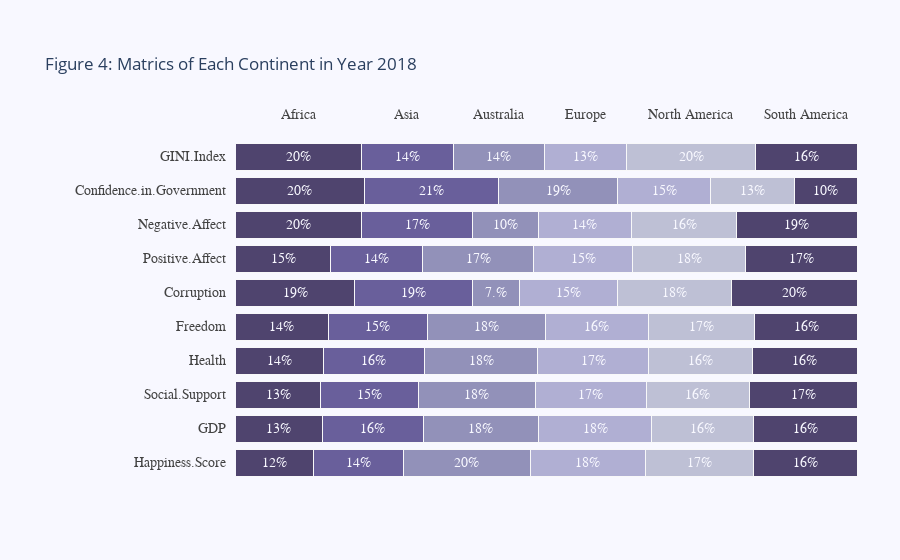

The cell this chart's notebook holds for it:
### Code cell
# Horizontal Bar Charts

import plotly.graph_objects as go

top_labels = ['Africa', 'Asia', 'Australia', 'Europe', 'North America', 'South America']

colors = ['rgba(38, 24, 74, 0.8)', 'rgba(71, 58, 131, 0.8)',
          'rgba(122, 120, 168, 0.8)', 'rgba(164, 163, 204, 0.85)',
          'rgba(190, 192, 213, 1)', 'rgba(38, 24, 74, 0.8)']

x_data = gp_continent_tr[new_continents].values

y_data = gp_continent_tr[new_continents].index

fig = go.Figure()

for i in range(0, len(x_data[0])):
    for xd, yd in zip(x_data, y_data):
        fig.add_trace(go.Bar(
            x=[xd[i]], y=[yd],
            orientation='h',
            marker=dict(
                color=colors[i],
                line=dict(color='rgb(248, 248, 249)', width=1)
            )
        ))

fig.update_layout(
    title = 'Figure 4: Matrics of Each Continent in Year 2018',
    xaxis=dict(
        showgrid=False,
        showline=False,
        showticklabels=False,
        zeroline=False,
        domain=[0.15, 1]
    ),
    yaxis=dict(
        showgrid=False,
        showline=False,
        showticklabels=False,
        zeroline=False,
    ),
    barmode='stack',
    paper_bgcolor='rgb(248, 248, 255)',
    plot_bgcolor='rgb(248, 248, 255)',
    margin=dict(l=120, r=10, t=140, b=80),
    showlegend=False,
)

annotations = []

for yd, xd in zip(y_data, x_data):
    # labeling the y-axis
    annotations.append(dict(xref='paper', yref='y',
                            x=0.14, y=yd,
                            xanchor='right',
                            text=str(yd),
                            font=dict(family='Arial', size=14,
                                      color='rgb(67, 67, 67)'),
                            showarrow=False, align='right'))
    # labeling the first percentage of each bar (x_axis)
    annotations.append(dict(xref='x', yref='y',
                            x=xd[0] / 2, y=yd,
                            text=str(xd[0])[:2] + '%',
                            font=dict(family='Arial', size=14,
                                      color='rgb(248, 248, 255)'),
                            showarrow=False))
    # labeling the first Likert scale (on the top)
    if yd == y_data[-1]:
        annotations.append(dict(xref='x', yref='paper',
                                x=xd[0] / 2, y=1.1,
                                text=top_labels[0],
                                font=dict(family='Arial', size=14,
                                          color='rgb(67, 67, 67)'),
                                showarrow=False))
    space = xd[0]
    for i in range(1, len(xd)):
            # labeling the rest of percentages for each bar (x_axis)
            annotations.append(dict(xref='x', yref='y',
                                    x=space + (xd[i]/2), y=yd,
                                    text=str(xd[i])[:2] + '%',
                                    font=dict(family='Arial', size=14,
                                              color='rgb(248, 248, 255)'),
                                    showarrow=False))
            # labeling the Likert scale
            if yd == y_data[-1]:
                annotations.append(dict(xref='x', yref='paper',
                                        x=space + (xd[i]/2), y=1.1,
                                        text=top_labels[i],
                                        font=dict(family='Arial', size=14,
                                                  color='rgb(67, 67, 67)'),
                                        showarrow=False))
            space += xd[i]

fig.update_layout(annotations=annotations)

fig.show()
fig.write_html('f4.html')

### Figure 1 — Plotly figure (JSON) as saved in the notebook; plotly's stock layout.template omitted (floating-point values rounded to 4 significant figures)
{"data": [{"marker": {"color": "rgba(38, 24, 74, 0.8)", "line": {"color": "rgb(248, 248, 249)", "width": 1}}, "orientation": "h", "type": "bar", "x": [12.61], "y": ["Happiness.Score"]}, {"marker": {"color": "rgba(38, 24, 74, 0.8)", "line": {"color": "rgb(248, 248, 249)", "width": 1}}, "orientation": "h", "type": "bar", "x": [13.94], "y": ["GDP"]}, {"marker": {"color": "rgba(38, 24, 74, 0.8)", "line": {"color": "rgb(248, 248, 249)", "width": 1}}, "orientation": "h", "type": "bar", "x": [13.73], "y": ["Social.Support"]}, {"marker": {"color": "rgba(38, 24, 74, 0.8)", "line": {"color": "rgb(248, 248, 249)", "width": 1}}, "orientation": "h", "type": "bar", "x": [14.14], "y": ["Health"]}, {"marker": {"color": "rgba(38, 24, 74, 0.8)", "line": {"color": "rgb(248, 248, 249)", "width": 1}}, "orientation": "h", "type": "bar", "x": [14.88], "y": ["Freedom"]}, {"marker": {"color": "rgba(38, 24, 74, 0.8)", "line": {"color": "rgb(248, 248, 249)", "width": 1}}, "orientation": "h", "type": "bar", "x": [19.16], "y": ["Corruption"]}, {"marker": {"color": "rgba(38, 24, 74, 0.8)", "line": {"color": "rgb(248, 248, 249)", "width": 1}}, "orientation": "h", "type": "bar", "x": [15.32], "y": ["Positive.Affect"]}, {"marker": {"color": "rgba(38, 24, 74, 0.8)", "line": {"color": "rgb(248, 248, 249)", "width": 1}}, "orientation": "h", "type": "bar", "x": [20.27], "y": ["Negative.Affect"]}, {"marker": {"color": "rgba(38, 24, 74, 0.8)", "line": {"color": "rgb(248, 248, 249)", "width": 1}}, "orientation": "h", "type": "bar", "x": [20.72], "y": ["Confidence.in.Government"]}, {"marker": {"color": "rgba(38, 24, 74, 0.8)", "line": {"color": "rgb(248, 248, 249)", "width": 1}}, "orientation": "h", "type": "bar", "x": [20.28], "y": ["GINI.Index"]}, {"marker": {"color": "rgba(71, 58, 131, 0.8)", "line": {"color": "rgb(248, 248, 249)", "width": 1}}, "orientation": "h", "type": "bar", "x": [14.34], "y": ["Happiness.Score"]}, {"marker": {"color": "rgba(71, 58, 131, 0.8)", "line": {"color": "rgb(248, 248, 249)", "width": 1}}, "orientation": "h", "type": "bar", "x": [16.23], "y": ["GDP"]}, {"marker": {"color": "rgba(71, 58, 131, 0.8)", "line": {"color": "rgb(248, 248, 249)", "width": 1}}, "orientation": "h", "type": "bar", "x": [15.73], "y": ["Social.Support"]}, {"marker": {"color": "rgba(71, 58, 131, 0.8)", "line": {"color": "rgb(248, 248, 249)", "width": 1}}, "orientation": "h", "type": "bar", "x": [16.22], "y": ["Health"]}, {"marker": {"color": "rgba(71, 58, 131, 0.8)", "line": {"color": "rgb(248, 248, 249)", "width": 1}}, "orientation": "h", "type": "bar", "x": [15.97], "y": ["Freedom"]}, {"marker": {"color": "rgba(71, 58, 131, 0.8)", "line": {"color": "rgb(248, 248, 249)", "width": 1}}, "orientation": "h", "type": "bar", "x": [19.01], "y": ["Corruption"]}, {"marker": {"color": "rgba(71, 58, 131, 0.8)", "line": {"color": "rgb(248, 248, 249)", "width": 1}}, "orientation": "h", "type": "bar", "x": [14.8], "y": ["Positive.Affect"]}, {"marker": {"color": "rgba(71, 58, 131, 0.8)", "line": {"color": "rgb(248, 248, 249)", "width": 1}}, "orientation": "h", "type": "bar", "x": [17.92], "y": ["Negative.Affect"]}, {"marker": {"color": "rgba(71, 58, 131, 0.8)", "line": {"color": "rgb(248, 248, 249)", "width": 1}}, "orientation": "h", "type": "bar", "x": [21.62], "y": ["Confidence.in.Government"]}, {"marker": {"color": "rgba(71, 58, 131, 0.8)", "line": {"color": "rgb(248, 248, 249)", "width": 1}}, "orientation": "h", "type": "bar", "x": [14.74], "y": ["GINI.Index"]}, {"marker": {"color": "rgba(122, 120, 168, 0.8)", "line": {"color": "rgb(248, 248, 249)", "width": 1}}, "orientation": "h", "type": "bar", "x": [20.48], "y": ["Happiness.Score"]}, {"marker": {"color": "rgba(122, 120, 168, 0.8)", "line": {"color": "rgb(248, 248, 249)", "width": 1}}, "orientation": "h", "type": "bar", "x": [18.57], "y": ["GDP"]}, {"marker": {"color": "rgba(122, 120, 168, 0.8)", "line": {"color": "rgb(248, 248, 249)", "width": 1}}, "orientation": "h", "type": "bar", "x": [18.74], "y": ["Social.Support"]}, {"marker": {"color": "rgba(122, 120, 168, 0.8)", "line": {"color": "rgb(248, 248, 249)", "width": 1}}, "orientation": "h", "type": "bar", "x": [18.29], "y": ["Health"]}, {"marker": {"color": "rgba(122, 120, 168, 0.8)", "line": {"color": "rgb(248, 248, 249)", "width": 1}}, "orientation": "h", "type": "bar", "x": [18.99], "y": ["Freedom"]}, {"marker": {"color": "rgba(122, 120, 168, 0.8)", "line": {"color": "rgb(248, 248, 249)", "width": 1}}, "orientation": "h", "type": "bar", "x": [7.57], "y": ["Corruption"]}, {"marker": {"color": "rgba(122, 120, 168, 0.8)", "line": {"color": "rgb(248, 248, 249)", "width": 1}}, "orientation": "h", "type": "bar", "x": [17.84], "y": ["Positive.Affect"]}, {"marker": {"color": "rgba(122, 120, 168, 0.8)", "line": {"color": "rgb(248, 248, 249)", "width": 1}}, "orientation": "h", "type": "bar", "x": [10.5], "y": ["Negative.Affect"]}, {"marker": {"color": "rgba(122, 120, 168, 0.8)", "line": {"color": "rgb(248, 248, 249)", "width": 1}}, "orientation": "h", "type": "bar", "x": [19.1], "y": ["Confidence.in.Government"]}, {"marker": {"color": "rgba(122, 120, 168, 0.8)", "line": {"color": "rgb(248, 248, 249)", "width": 1}}, "orientation": "h", "type": "bar", "x": [14.72], "y": ["GINI.Index"]}, {"marker": {"color": "rgba(164, 163, 204, 0.85)", "line": {"color": "rgb(248, 248, 249)", "width": 1}}, "orientation": "h", "type": "bar", "x": [18.52], "y": ["Happiness.Score"]}, {"marker": {"color": "rgba(164, 163, 204, 0.85)", "line": {"color": "rgb(248, 248, 249)", "width": 1}}, "orientation": "h", "type": "bar", "x": [18.19], "y": ["GDP"]}, {"marker": {"color": "rgba(164, 163, 204, 0.85)", "line": {"color": "rgb(248, 248, 249)", "width": 1}}, "orientation": "h", "type": "bar", "x": [17.84], "y": ["Social.Support"]}, {"marker": {"color": "rgba(164, 163, 204, 0.85)", "line": {"color": "rgb(248, 248, 249)", "width": 1}}, "orientation": "h", "type": "bar", "x": [17.78], "y": ["Health"]}, {"marker": {"color": "rgba(164, 163, 204, 0.85)", "line": {"color": "rgb(248, 248, 249)", "width": 1}}, "orientation": "h", "type": "bar", "x": [16.56], "y": ["Freedom"]}, {"marker": {"color": "rgba(164, 163, 204, 0.85)", "line": {"color": "rgb(248, 248, 249)", "width": 1}}, "orientation": "h", "type": "bar", "x": [15.77], "y": ["Corruption"]}, {"marker": {"color": "rgba(164, 163, 204, 0.85)", "line": {"color": "rgb(248, 248, 249)", "width": 1}}, "orientation": "h", "type": "bar", "x": [15.96], "y": ["Positive.Affect"]}, {"marker": {"color": "rgba(164, 163, 204, 0.85)", "line": {"color": "rgb(248, 248, 249)", "width": 1}}, "orientation": "h", "type": "bar", "x": [14.99], "y": ["Negative.Affect"]}, {"marker": {"color": "rgba(164, 163, 204, 0.85)", "line": {"color": "rgb(248, 248, 249)", "width": 1}}, "orientation": "h", "type": "bar", "x": [15.03], "y": ["Confidence.in.Government"]}, {"marker": {"color": "rgba(164, 163, 204, 0.85)", "line": {"color": "rgb(248, 248, 249)", "width": 1}}, "orientation": "h", "type": "bar", "x": [13.17], "y": ["GINI.Index"]}, {"marker": {"color": "rgba(190, 192, 213, 1)", "line": {"color": "rgb(248, 248, 249)", "width": 1}}, "orientation": "h", "type": "bar", "x": [17.32], "y": ["Happiness.Score"]}, {"marker": {"color": "rgba(190, 192, 213, 1)", "line": {"color": "rgb(248, 248, 249)", "width": 1}}, "orientation": "h", "type": "bar", "x": [16.39], "y": ["GDP"]}, {"marker": {"color": "rgba(190, 192, 213, 1)", "line": {"color": "rgb(248, 248, 249)", "width": 1}}, "orientation": "h", "type": "bar", "x": [16.59], "y": ["Social.Support"]}, {"marker": {"color": "rgba(190, 192, 213, 1)", "line": {"color": "rgb(248, 248, 249)", "width": 1}}, "orientation": "h", "type": "bar", "x": [16.72], "y": ["Health"]}, {"marker": {"color": "rgba(190, 192, 213, 1)", "line": {"color": "rgb(248, 248, 249)", "width": 1}}, "orientation": "h", "type": "bar", "x": [17.15], "y": ["Freedom"]}, {"marker": {"color": "rgba(190, 192, 213, 1)", "line": {"color": "rgb(248, 248, 249)", "width": 1}}, "orientation": "h", "type": "bar", "x": [18.28], "y": ["Corruption"]}, {"marker": {"color": "rgba(190, 192, 213, 1)", "line": {"color": "rgb(248, 248, 249)", "width": 1}}, "orientation": "h", "type": "bar", "x": [18.11], "y": ["Positive.Affect"]}, {"marker": {"color": "rgba(190, 192, 213, 1)", "line": {"color": "rgb(248, 248, 249)", "width": 1}}, "orientation": "h", "type": "bar", "x": [16.92], "y": ["Negative.Affect"]}, {"marker": {"color": "rgba(190, 192, 213, 1)", "line": {"color": "rgb(248, 248, 249)", "width": 1}}, "orientation": "h", "type": "bar", "x": [13.39], "y": ["Confidence.in.Government"]}, {"marker": {"color": "rgba(190, 192, 213, 1)", "line": {"color": "rgb(248, 248, 249)", "width": 1}}, "orientation": "h", "type": "bar", "x": [20.73], "y": ["GINI.Index"]}, {"marker": {"color": "rgba(38, 24, 74, 0.8)", "line": {"color": "rgb(248, 248, 249)", "width": 1}}, "orientation": "h", "type": "bar", "x": [16.73], "y": ["Happiness.Score"]}, {"marker": {"color": "rgba(38, 24, 74, 0.8)", "line": {"color": "rgb(248, 248, 249)", "width": 1}}, "orientation": "h", "type": "bar", "x": [16.67], "y": ["GDP"]}, {"marker": {"color": "rgba(38, 24, 74, 0.8)", "line": {"color": "rgb(248, 248, 249)", "width": 1}}, "orientation": "h", "type": "bar", "x": [17.37], "y": ["Social.Support"]}, {"marker": {"color": "rgba(38, 24, 74, 0.8)", "line": {"color": "rgb(248, 248, 249)", "width": 1}}, "orientation": "h", "type": "bar", "x": [16.85], "y": ["Health"]}, {"marker": {"color": "rgba(38, 24, 74, 0.8)", "line": {"color": "rgb(248, 248, 249)", "width": 1}}, "orientation": "h", "type": "bar", "x": [16.45], "y": ["Freedom"]}, {"marker": {"color": "rgba(38, 24, 74, 0.8)", "line": {"color": "rgb(248, 248, 249)", "width": 1}}, "orientation": "h", "type": "bar", "x": [20.22], "y": ["Corruption"]}, {"marker": {"color": "rgba(38, 24, 74, 0.8)", "line": {"color": "rgb(248, 248, 249)", "width": 1}}, "orientation": "h", "type": "bar", "x": [17.97], "y": ["Positive.Affect"]}, {"marker": {"color": "rgba(38, 24, 74, 0.8)", "line": {"color": "rgb(248, 248, 249)", "width": 1}}, "orientation": "h", "type": "bar", "x": [19.39], "y": ["Negative.Affect"]}, {"marker": {"color": "rgba(38, 24, 74, 0.8)", "line": {"color": "rgb(248, 248, 249)", "width": 1}}, "orientation": "h", "type": "bar", "x": [10.13], "y": ["Confidence.in.Government"]}, {"marker": {"color": "rgba(38, 24, 74, 0.8)", "line": {"color": "rgb(248, 248, 249)", "width": 1}}, "orientation": "h", "type": "bar", "x": [16.36], "y": ["GINI.Index"]}], "layout": {"annotations": [{"align": "right", "font": {"color": "rgb(67, 67, 67)", "family": "Arial", "size": 14}, "showarrow": false, "text": "Happiness.Score", "x": 0.14, "xanchor": "right", "xref": "paper", "y": "Happiness.Score", "yref": "y"}, {"font": {"color": "rgb(248, 248, 255)", "family": "Arial", "size": 14}, "showarrow": false, "text": "12%", "x": 6.305, "xref": "x", "y": "Happiness.Score", "yref": "y"}, {"font": {"color": "rgb(248, 248, 255)", "family": "Arial", "size": 14}, "showarrow": false, "text": "14%", "x": 19.78, "xref": "x", "y": "Happiness.Score", "yref": "y"}, {"font": {"color": "rgb(248, 248, 255)", "family": "Arial", "size": 14}, "showarrow": false, "text": "20%", "x": 37.19, "xref": "x", "y": "Happiness.Score", "yref": "y"}, {"font": {"color": "rgb(248, 248, 255)", "family": "Arial", "size": 14}, "showarrow": false, "text": "18%", "x": 56.69, "xref": "x", "y": "Happiness.Score", "yref": "y"}, {"font": {"color": "rgb(248, 248, 255)", "family": "Arial", "size": 14}, "showarrow": false, "text": "17%", "x": 74.61, "xref": "x", "y": "Happiness.Score", "yref": "y"}, {"font": {"color": "rgb(248, 248, 255)", "family": "Arial", "size": 14}, "showarrow": false, "text": "16%", "x": 91.64, "xref": "x", "y": "Happiness.Score", "yref": "y"}, {"align": "right", "font": {"color": "rgb(67, 67, 67)", "family": "Arial", "size": 14}, "showarrow": false, "text": "GDP", "x": 0.14, "xanchor": "right", "xref": "paper", "y": "GDP", "yref": "y"}, {"font": {"color": "rgb(248, 248, 255)", "family": "Arial", "size": 14}, "showarrow": false, "text": "13%", "x": 6.97, "xref": "x", "y": "GDP", "yref": "y"}, {"font": {"color": "rgb(248, 248, 255)", "family": "Arial", "size": 14}, "showarrow": false, "text": "16%", "x": 22.05, "xref": "x", "y": "GDP", "yref": "y"}, {"font": {"color": "rgb(248, 248, 255)", "family": "Arial", "size": 14}, "showarrow": false, "text": "18%", "x": 39.45, "xref": "x", "y": "GDP", "yref": "y"}, {"font": {"color": "rgb(248, 248, 255)", "family": "Arial", "size": 14}, "showarrow": false, "text": "18%", "x": 57.84, "xref": "x", "y": "GDP", "yref": "y"}, {"font": {"color": "rgb(248, 248, 255)", "family": "Arial", "size": 14}, "showarrow": false, "text": "16%", "x": 75.12, "xref": "x", "y": "GDP", "yref": "y"}, {"font": {"color": "rgb(248, 248, 255)", "family": "Arial", "size": 14}, "showarrow": false, "text": "16%", "x": 91.66, "xref": "x", "y": "GDP", "yref": "y"}, {"align": "right", "font": {"color": "rgb(67, 67, 67)", "family": "Arial", "size": 14}, "showarrow": false, "text": "Social.Support", "x": 0.14, "xanchor": "right", "xref": "paper", "y": "Social.Support", "yref": "y"}, {"font": {"color": "rgb(248, 248, 255)", "family": "Arial", "size": 14}, "showarrow": false, "text": "13%", "x": 6.865, "xref": "x", "y": "Social.Support", "yref": "y"}, {"font": {"color": "rgb(248, 248, 255)", "family": "Arial", "size": 14}, "showarrow": false, "text": "15%", "x": 21.59, "xref": "x", "y": "Social.Support", "yref": "y"}, {"font": {"color": "rgb(248, 248, 255)", "family": "Arial", "size": 14}, "showarrow": false, "text": "18%", "x": 38.83, "xref": "x", "y": "Social.Support", "yref": "y"}, {"font": {"color": "rgb(248, 248, 255)", "family": "Arial", "size": 14}, "showarrow": false, "text": "17%", "x": 57.12, "xref": "x", "y": "Social.Support", "yref": "y"}, {"font": {"color": "rgb(248, 248, 255)", "family": "Arial", "size": 14}, "showarrow": false, "text": "16%", "x": 74.34, "xref": "x", "y": "Social.Support", "yref": "y"}, {"font": {"color": "rgb(248, 248, 255)", "family": "Arial", "size": 14}, "showarrow": false, "text": "17%", "x": 91.32, "xref": "x", "y": "Social.Support", "yref": "y"}, {"align": "right", "font": {"color": "rgb(67, 67, 67)", "family": "Arial", "size": 14}, "showarrow": false, "text": "Health", "x": 0.14, "xanchor": "right", "xref": "paper", "y": "Health", "yref": "y"}, {"font": {"color": "rgb(248, 248, 255)", "family": "Arial", "size": 14}, "showarrow": false, "text": "14%", "x": 7.07, "xref": "x", "y": "Health", "yref": "y"}, {"font": {"color": "rgb(248, 248, 255)", "family": "Arial", "size": 14}, "showarrow": false, "text": "16%", "x": 22.25, "xref": "x", "y": "Health", "yref": "y"}, {"font": {"color": "rgb(248, 248, 255)", "family": "Arial", "size": 14}, "showarrow": false, "text": "18%", "x": 39.5, "xref": "x", "y": "Health", "yref": "y"}, {"font": {"color": "rgb(248, 248, 255)", "family": "Arial", "size": 14}, "showarrow": false, "text": "17%", "x": 57.54, "xref": "x", "y": "Health", "yref": "y"}, {"font": {"color": "rgb(248, 248, 255)", "family": "Arial", "size": 14}, "showarrow": false, "text": "16%", "x": 74.79, "xref": "x", "y": "Health", "yref": "y"}, {"font": {"color": "rgb(248, 248, 255)", "family": "Arial", "size": 14}, "showarrow": false, "text": "16%", "x": 91.58, "xref": "x", "y": "Health", "yref": "y"}, {"align": "right", "font": {"color": "rgb(67, 67, 67)", "family": "Arial", "size": 14}, "showarrow": false, "text": "Freedom", "x": 0.14, "xanchor": "right", "xref": "paper", "y": "Freedom", "yref": "y"}, {"font": {"color": "rgb(248, 248, 255)", "family": "Arial", "size": 14}, "showarrow": false, "text": "14%", "x": 7.44, "xref": "x", "y": "Freedom", "yref": "y"}, {"font": {"color": "rgb(248, 248, 255)", "family": "Arial", "size": 14}, "showarrow": false, "text": "15%", "x": 22.87, "xref": "x", "y": "Freedom", "yref": "y"}, {"font": {"color": "rgb(248, 248, 255)", "family": "Arial", "size": 14}, "showarrow": false, "text": "18%", "x": 40.34, "xref": "x", "y": "Freedom", "yref": "y"}, {"font": {"color": "rgb(248, 248, 255)", "family": "Arial", "size": 14}, "showarrow": false, "text": "16%", "x": 58.12, "xref": "x", "y": "Freedom", "yref": "y"}, {"font": {"color": "rgb(248, 248, 255)", "family": "Arial", "size": 14}, "showarrow": false, "text": "17%", "x": 74.98, "xref": "x", "y": "Freedom", "yref": "y"}, {"font": {"color": "rgb(248, 248, 255)", "family": "Arial", "size": 14}, "showarrow": false, "text": "16%", "x": 91.78, "xref": "x", "y": "Freedom", "yref": "y"}, {"align": "right", "font": {"color": "rgb(67, 67, 67)", "family": "Arial", "size": 14}, "showarrow": false, "text": "Corruption", "x": 0.14, "xanchor": "right", "xref": "paper", "y": "Corruption", "yref": "y"}, {"font": {"color": "rgb(248, 248, 255)", "family": "Arial", "size": 14}, "showarrow": false, "text": "19%", "x": 9.58, "xref": "x", "y": "Corruption", "yref": "y"}, {"font": {"color": "rgb(248, 248, 255)", "family": "Arial", "size": 14}, "showarrow": false, "text": "19%", "x": 28.66, "xref": "x", "y": "Corruption", "yref": "y"}, {"font": {"color": "rgb(248, 248, 255)", "family": "Arial", "size": 14}, "showarrow": false, "text": "7.%", "x": 41.95, "xref": "x", "y": "Corruption", "yref": "y"}, {"font": {"color": "rgb(248, 248, 255)", "family": "Arial", "size": 14}, "showarrow": false, "text": "15%", "x": 53.62, "xref": "x", "y": "Corruption", "yref": "y"}, {"font": {"color": "rgb(248, 248, 255)", "family": "Arial", "size": 14}, "showarrow": false, "text": "18%", "x": 70.65, "xref": "x", "y": "Corruption", "yref": "y"}, {"font": {"color": "rgb(248, 248, 255)", "family": "Arial", "size": 14}, "showarrow": false, "text": "20%", "x": 89.9, "xref": "x", "y": "Corruption", "yref": "y"}, {"align": "right", "font": {"color": "rgb(67, 67, 67)", "family": "Arial", "size": 14}, "showarrow": false, "text": "Positive.Affect", "x": 0.14, "xanchor": "right", "xref": "paper", "y": "Positive.Affect", "yref": "y"}, {"font": {"color": "rgb(248, 248, 255)", "family": "Arial", "size": 14}, "showarrow": false, "text": "15%", "x": 7.66, "xref": "x", "y": "Positive.Affect", "yref": "y"}, {"font": {"color": "rgb(248, 248, 255)", "family": "Arial", "size": 14}, "showarrow": false, "text": "14%", "x": 22.72, "xref": "x", "y": "Positive.Affect", "yref": "y"}, {"font": {"color": "rgb(248, 248, 255)", "family": "Arial", "size": 14}, "showarrow": false, "text": "17%", "x": 39.04, "xref": "x", "y": "Positive.Affect", "yref": "y"}, {"font": {"color": "rgb(248, 248, 255)", "family": "Arial", "size": 14}, "showarrow": false, "text": "15%", "x": 55.94, "xref": "x", "y": "Positive.Affect", "yref": "y"}, {"font": {"color": "rgb(248, 248, 255)", "family": "Arial", "size": 14}, "showarrow": false, "text": "18%", "x": 72.97, "xref": "x", "y": "Positive.Affect", "yref": "y"}, {"font": {"color": "rgb(248, 248, 255)", "family": "Arial", "size": 14}, "showarrow": false, "text": "17%", "x": 91.02, "xref": "x", "y": "Positive.Affect", "yref": "y"}, {"align": "right", "font": {"color": "rgb(67, 67, 67)", "family": "Arial", "size": 14}, "showarrow": false, "text": "Negative.Affect", "x": 0.14, "xanchor": "right", "xref": "paper", "y": "Negative.Affect", "yref": "y"}, {"font": {"color": "rgb(248, 248, 255)", "family": "Arial", "size": 14}, "showarrow": false, "text": "20%", "x": 10.13, "xref": "x", "y": "Negative.Affect", "yref": "y"}, {"font": {"color": "rgb(248, 248, 255)", "family": "Arial", "size": 14}, "showarrow": false, "text": "17%", "x": 29.23, "xref": "x", "y": "Negative.Affect", "yref": "y"}, {"font": {"color": "rgb(248, 248, 255)", "family": "Arial", "size": 14}, "showarrow": false, "text": "10%", "x": 43.44, "xref": "x", "y": "Negative.Affect", "yref": "y"}, {"font": {"color": "rgb(248, 248, 255)", "family": "Arial", "size": 14}, "showarrow": false, "text": "14%", "x": 56.18, "xref": "x", "y": "Negative.Affect", "yref": "y"}, {"font": {"color": "rgb(248, 248, 255)", "family": "Arial", "size": 14}, "showarrow": false, "text": "16%", "x": 72.14, "xref": "x", "y": "Negative.Affect", "yref": "y"}, {"font": {"color": "rgb(248, 248, 255)", "family": "Arial", "size": 14}, "showarrow": false, "text": "19%", "x": 90.29, "xref": "x", "y": "Negative.Affect", "yref": "y"}, {"align": "right", "font": {"color": "rgb(67, 67, 67)", "family": "Arial", "size": 14}, "showarrow": false, "text": "Confidence.in.Government", "x": 0.14, "xanchor": "right", "xref": "paper", "y": "Confidence.in.Government", "yref": "y"}, {"font": {"color": "rgb(248, 248, 255)", "family": "Arial", "size": 14}, "showarrow": false, "text": "20%", "x": 10.36, "xref": "x", "y": "Confidence.in.Government", "yref": "y"}, {"font": {"color": "rgb(248, 248, 255)", "family": "Arial", "size": 14}, "showarrow": false, "text": "21%", "x": 31.53, "xref": "x", "y": "Confidence.in.Government", "yref": "y"}, {"font": {"color": "rgb(248, 248, 255)", "family": "Arial", "size": 14}, "showarrow": false, "text": "19%", "x": 51.89, "xref": "x", "y": "Confidence.in.Government", "yref": "y"}, {"font": {"color": "rgb(248, 248, 255)", "family": "Arial", "size": 14}, "showarrow": false, "text": "15%", "x": 68.95, "xref": "x", "y": "Confidence.in.Government", "yref": "y"}, {"font": {"color": "rgb(248, 248, 255)", "family": "Arial", "size": 14}, "showarrow": false, "text": "13%", "x": 83.16, "xref": "x", "y": "Confidence.in.Government", "yref": "y"}, {"font": {"color": "rgb(248, 248, 255)", "family": "Arial", "size": 14}, "showarrow": false, "text": "10%", "x": 94.92, "xref": "x", "y": "Confidence.in.Government", "yref": "y"}, {"align": "right", "font": {"color": "rgb(67, 67, 67)", "family": "Arial", "size": 14}, "showarrow": false, "text": "GINI.Index", "x": 0.14, "xanchor": "right", "xref": "paper", "y": "GINI.Index", "yref": "y"}, {"font": {"color": "rgb(248, 248, 255)", "family": "Arial", "size": 14}, "showarrow": false, "text": "20%", "x": 10.14, "xref": "x", "y": "GINI.Index", "yref": "y"}, {"font": {"color": "rgb(67, 67, 67)", "family": "Arial", "size": 14}, "showarrow": false, "text": "Africa", "x": 10.14, "xref": "x", "y": 1.1, "yref": "paper"}, {"font": {"color": "rgb(248, 248, 255)", "family": "Arial", "size": 14}, "showarrow": false, "text": "14%", "x": 27.65, "xref": "x", "y": "GINI.Index", "yref": "y"}, {"font": {"color": "rgb(67, 67, 67)", "family": "Arial", "size": 14}, "showarrow": false, "text": "Asia", "x": 27.65, "xref": "x", "y": 1.1, "yref": "paper"}, {"font": {"color": "rgb(248, 248, 255)", "family": "Arial", "size": 14}, "showarrow": false, "text": "14%", "x": 42.38, "xref": "x", "y": "GINI.Index", "yref": "y"}, {"font": {"color": "rgb(67, 67, 67)", "family": "Arial", "size": 14}, "showarrow": false, "text": "Australia", "x": 42.38, "xref": "x", "y": 1.1, "yref": "paper"}, {"font": {"color": "rgb(248, 248, 255)", "family": "Arial", "size": 14}, "showarrow": false, "text": "13%", "x": 56.33, "xref": "x", "y": "GINI.Index", "yref": "y"}, {"font": {"color": "rgb(67, 67, 67)", "family": "Arial", "size": 14}, "showarrow": false, "text": "Europe", "x": 56.33, "xref": "x", "y": 1.1, "yref": "paper"}, {"font": {"color": "rgb(248, 248, 255)", "family": "Arial", "size": 14}, "showarrow": false, "text": "20%", "x": 73.28, "xref": "x", "y": "GINI.Index", "yref": "y"}, {"font": {"color": "rgb(67, 67, 67)", "family": "Arial", "size": 14}, "showarrow": false, "text": "North America", "x": 73.28, "xref": "x", "y": 1.1, "yref": "paper"}, {"font": {"color": "rgb(248, 248, 255)", "family": "Arial", "size": 14}, "showarrow": false, "text": "16%", "x": 91.82, "xref": "x", "y": "GINI.Index", "yref": "y"}, {"font": {"color": "rgb(67, 67, 67)", "family": "Arial", "size": 14}, "showarrow": false, "text": "South America", "x": 91.82, "xref": "x", "y": 1.1, "yref": "paper"}], "barmode": "stack", "margin": {"b": 80, "l": 120, "r": 10, "t": 140}, "paper_bgcolor": "rgb(248, 248, 255)", "plot_bgcolor": "rgb(248, 248, 255)", "showlegend": false, "title": {"text": "Figure 4: Matrics of Each Continent in Year 2018"}, "xaxis": {"domain": [0.15, 1], "showgrid": false, "showline": false, "showticklabels": false, "zeroline": false}, "yaxis": {"showgrid": false, "showline": false, "showticklabels": false, "zeroline": false}}}
